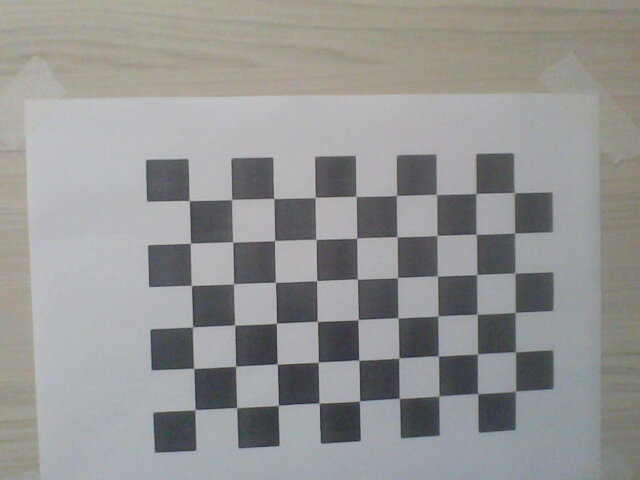
#> input picture CameraCalibration/image1.jpg, 640 x 480 px, found by its file name
$ python CameraCalibration.py
#> lines starting #> are read from the running program, lines starting #| are printed output that depends on the picture; after the words box and inside, x2 and y2 are one past the last pixel; in counts of white or black regions, pixels touching at a corner belong together; long printed decimals are rounded
import cv2
import numpy as np


def getPoints(widthChess, heightChess, square_size):
#> called with widthChess = 9, heightChess = 6, square_size = 0.21
	global pointsWorld, pointsImg, imgGray

	#points in the real word
	points3D = np.zeros((heightChess*widthChess, 3), np.float32)
	points3D[:, :2] = np.mgrid[0:widthChess, 0:heightChess].T.reshape(-1, 2)
	points3D = points3D * square_size

	imgPath = '/home/myllena/Documents/Pvc/ComputerVision/CameraCalibration/image1.jpg'
	img = cv2.imread(imgPath)
#> img is the input picture: shape (480, 640, 3); mean B, G, R 147.9, 148.6, 148.4

	#detect ChessboardCorners
	imgGray = cv2.cvtColor(img, cv2.COLOR_BGR2GRAY)
	ret,corners = cv2.findChessboardCorners(imgGray, (widthChess, heightChess), None)
#> ret = True; corners = 54 rows, first 8: [189.3, 200.3], [231.6, 199.4], [273.8, 198.4], [314.9, 197.3], [356.2, 196.1], [397.1, 195.8], [436.3, 194.5], [475.8, 193.2]


	if(ret): #if found

		#add ChessboardCorners points of image file
		corners2 = cv2.cornerSubPix(imgGray, corners, (11, 11), (-1, -1),(cv2.TERM_CRITERIA_EPS + cv2.TERM_CRITERIA_MAX_ITER, 30, 0.001))
#> corners2 = 54 rows, first 8: [189.3, 200.5], [231.6, 199.5], [273.7, 198.5], [315.2, 197.4], [356.1, 196.3], [396.5, 195.5], [436.5, 194.4], [475.9, 193.5]
		pointsImg.append(corners2)
		img = cv2.drawChessboardCorners(img, (widthChess, heightChess), corners2, ret)
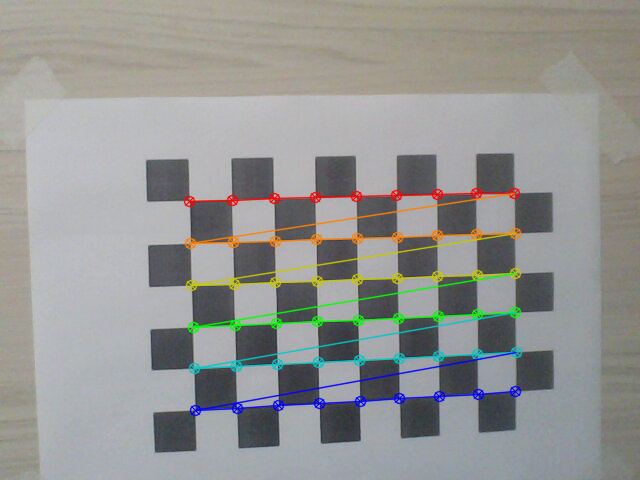
#> img: shape (480, 640, 3); 4.82% of pixels changed, all inside (x1, y1, x2, y2) = (183, 187, 523, 417)
		cv2.imshow('ImageCamera', img)

		#add real world points
		pointsWorld.append(points3D)


widthChess = 9
heightChess = 6
square_size = 0.21
pointsWorld=[]
pointsImg = []
imgGray =[]

cv2.namedWindow('ImageCamera')

#get poitns of the world and the image
getPoints(widthChess, heightChess, square_size)

#Calibrate Camera
retval, K, distCoeffs, rvecs, T = cv2.calibrateCamera(pointsWorld, pointsImg, imgGray.shape[::-1], None, None)
#> retval = 0.2; K = [[1393.5, 0, 225.2], [0, 1336.8, 306.8], [0, 0, 1]]; distCoeffs = [[0.347, -5.95, -0.0123, 0.0091, 7.86]]; rvecs = ([0.0627, -0.254, -0.0326],); T = ([-0.172, -0.527, 6.66],)

#get matrix rotation 3X3
rotation_mat = np.zeros(shape=(3, 3))
R = cv2.Rodrigues(rvecs[0], rotation_mat)[0]
#> R = [[0.967, 0.0243, -0.252], [-0.0401, 0.998, -0.0579], [0.25, 0.0661, 0.966]]

#get matrix projection
projection = np.matmul(K, np.column_stack([R, T[0]]))
#> projection = [[1404.5, 48.77, -133.3, 1260.7], [22.98, 1353.7, 219, 1339.8], [0.25, 0.0661, 0.966, 6.66]]

print("Parâmetros intrísecos(K):\n", K, "\n")
#| Parâmetros intrísecos(K):
#|  [[1.39354440e+03 0.00000000e+00 2.25176442e+02]
#|  [0.00000000e+00 1.33675518e+03 3.06809618e+02]
#|  [0.00000000e+00 0.00000000e+00 1.00000000e+00]]
print("Parâmetros de distorção:\n",distCoeffs, "\n")
#| Parâmetros de distorção:
#|  [[ 0.3468 -5.948 -0.01234  0.009096  7.859]]
print("Vetor de translação (T): \n",T, "\n")
#| Vetor de translação (T):
#|  (array([[-0.1723],
#|        [-0.5274],
#|        [ 6.665]]),)
print("Matriz de rotação(R):\n", R, "\n")
#| Matriz de rotação(R):
#|  [[ 0.9675  0.02432  -0.2518]
#|  [-0.04013  0.9975 -0.05787]
#|  [ 0.2497  0.06609  0.9661]]
print("Matriz de projeção(P):\n ", projection)
#| Matriz de projeção(P):
#|   [[ 1.40446240e+03  4.87691235e+01 -1.33331779e+02  1.26070669e+03]
#|  [ 2.29782479e+01  1.35371318e+03  2.19041495e+02  1.33979445e+03]
#|  [ 2.49746077e-01  6.60886736e-02  9.66053407e-01  6.66478418e+00]]

while(True):
    if cv2.waitKey(1) == 27:
#> (key Esc is pressed here)
        break

cv2.destroyAllWindows()
